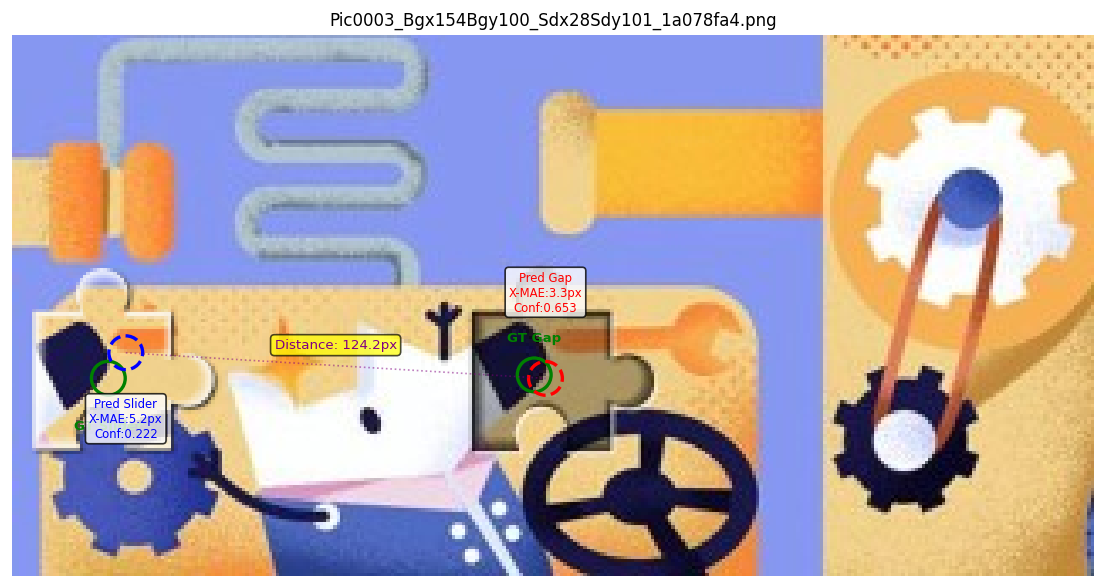
#> input picture results/1.0.2/real_captchas/visualizations/sample_0002.png, 1105 x 588 px
$ python -i edge_feature_extractor.py   (imports and definitions only)   (older library calls are emulated)
#> lines starting #> are read from the running program, lines starting #| are printed output that depends on the picture; after the words box and inside, x2 and y2 are one past the last pixel; in counts of white or black regions, pixels touching at a corner belong together
#> further down, picture is the input picture: shape (588, 1105, 3); mean B, G, R 170.5, 171.7, 185.7
# -*- coding: utf-8 -*-
"""
边缘特征提取器 - 用于提取验证码的边缘和形状特征
解决Domain Gap问题的关键组件
"""
import cv2
import numpy as np
from typing import Dict, List, Tuple, Optional
from pathlib import Path
import matplotlib.pyplot as plt
from tqdm import tqdm


class EdgeFeatureExtractor:
    """边缘特征提取器"""

    def __init__(self, puzzle_size: int = 40):
        """
        初始化边缘特征提取器

        Args:
            puzzle_size: 拼图块的大小（像素）
        """
        self.puzzle_size = puzzle_size
        self.templates = None
        self._generate_puzzle_templates()

    def _generate_puzzle_templates(self):
        """生成拼图形状模板"""
        self.templates = []
        size = self.puzzle_size

        # 生成几种常见的拼图形状
        templates_specs = [
            # 标准拼图块（凸起在右侧）
            {'name': 'standard_right', 'type': 'convex_right'},
            # 标准拼图块（凸起在左侧）
            {'name': 'standard_left', 'type': 'convex_left'},
            # 圆形缺口
            {'name': 'circle', 'type': 'circle'},
            # 方形缺口
            {'name': 'square', 'type': 'square'},
        ]

        for spec in templates_specs:
            template = self._create_puzzle_template(size, spec['type'])
            self.templates.append({
                'name': spec['name'],
                'template': template,
                'edges': cv2.Canny(template, 50, 150)
            })
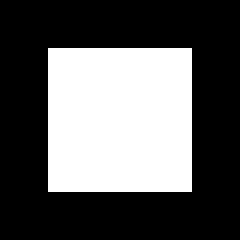
#> template: shape (40, 40) (shown 6 times larger); 36% white; 1 white region, box (x1, y1, x2, y2) and area: (8, 8, 32, 32) 576

    def _create_puzzle_template(self, size: int, shape_type: str) -> np.ndarray:
        """
        创建单个拼图模板

        Args:
            size: 模板大小
            shape_type: 形状类型

        Returns:
            模板图像（二值图）
        """
        template = np.zeros((size, size), dtype=np.uint8)

        if shape_type == 'convex_right':
            # 创建右侧有凸起的拼图形状
            template[:, :size//2] = 255
            cv2.circle(template, (size//2, size//2), size//4, 255, -1)

        elif shape_type == 'convex_left':
            # 创建左侧有凸起的拼图形状
            template[:, size//2:] = 255
            cv2.circle(template, (size//2, size//2), size//4, 255, -1)

        elif shape_type == 'circle':
            # 圆形
            cv2.circle(template, (size//2, size//2), size//3, 255, -1)

        elif shape_type == 'square':
            # 方形
            margin = size // 5
            template[margin:-margin, margin:-margin] = 255

        return template

    def load_puzzle_templates(self) -> List[Dict]:
        """
        加载拼图模板

        Returns:
            模板列表
        """
        if self.templates is None:
            self._generate_puzzle_templates()
        return self.templates

    def match_templates(self, edge_image: np.ndarray, templates: List[Dict]) -> np.ndarray:
        """
        在边缘图像中匹配拼图模板

        Args:
            edge_image: 边缘检测后的图像
            templates: 模板列表

        Returns:
            模板匹配响应图
        """
        h, w = edge_image.shape
        response_map = np.zeros((h, w), dtype=np.float32)

        for template_info in templates:
            template = template_info['edges']

            # 使用模板匹配
            result = cv2.matchTemplate(edge_image, template, cv2.TM_CCOEFF_NORMED)

            # 将结果填充到原始大小
            th, tw = template.shape
            padded_result = np.zeros((h, w), dtype=np.float32)
            padded_result[:result.shape[0], :result.shape[1]] = np.abs(result)

            # 取最大响应
            response_map = np.maximum(response_map, padded_result)

        return response_map

    def extract_features(self, image: np.ndarray) -> Dict[str, np.ndarray]:
        """
        提取图像的边缘特征

        Args:
            image: 输入图像（BGR或RGB格式）

        Returns:
            特征字典，包含：
            - edges: Canny边缘
            - gradient: Sobel梯度幅值
            - morph: 形态学梯度
            - template: 模板匹配响应
        """
        # 转换为灰度图
        if len(image.shape) == 3:
            gray = cv2.cvtColor(image, cv2.COLOR_BGR2GRAY)
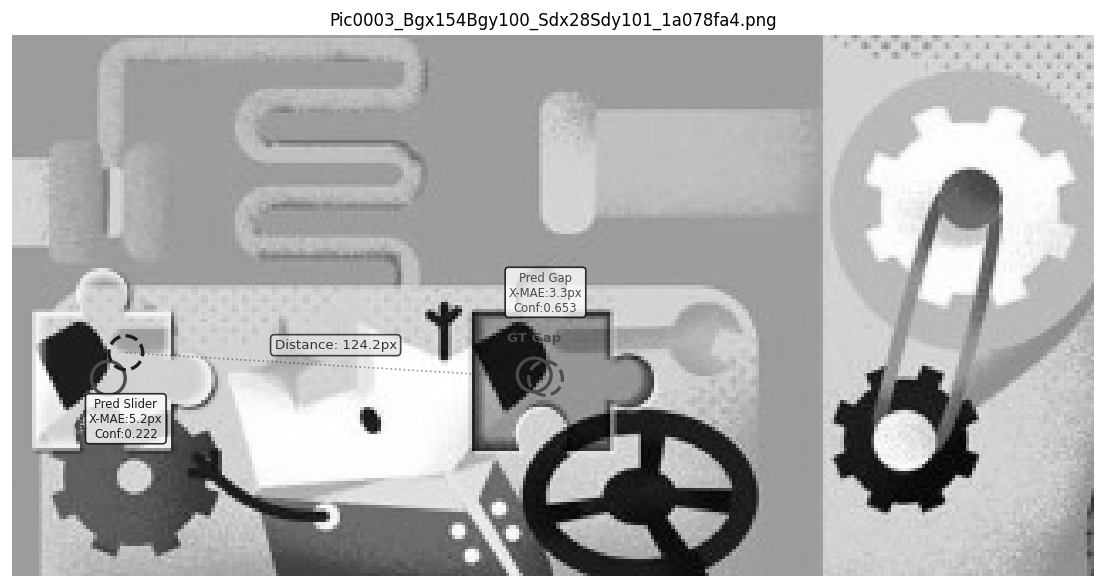
#> gray: shape (588, 1105); min 0, max 255, mean 175.7
        else:
            gray = image.copy()

        # 1. Canny边缘检测
        edges_canny = cv2.Canny(gray, 50, 150)
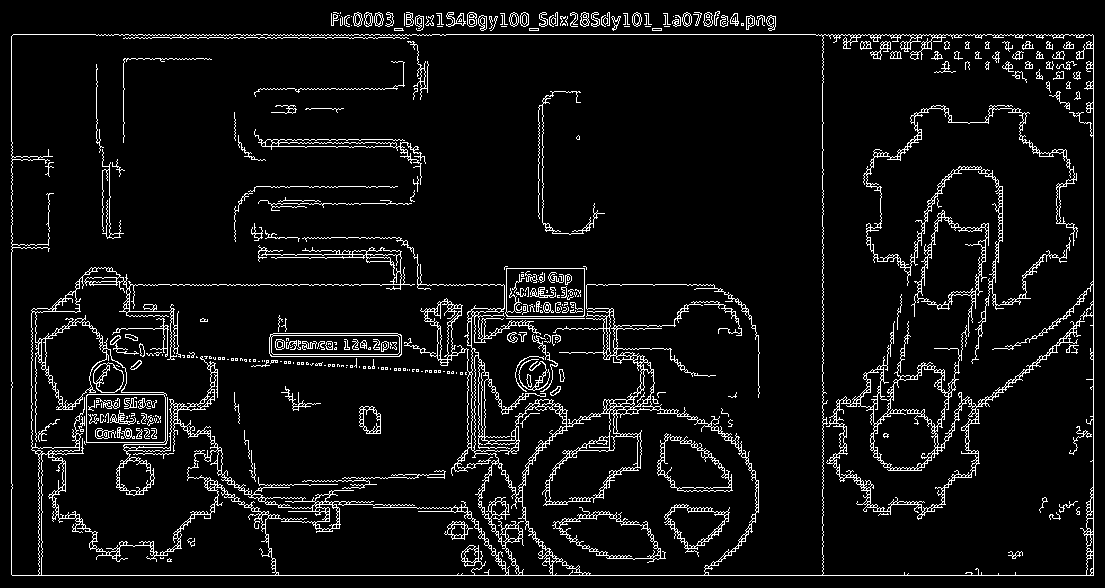
#> edges_canny: shape (588, 1105); 6.5% white in thin lines or dots

        # 2. Sobel梯度
        sobel_x = cv2.Sobel(gray, cv2.CV_64F, 1, 0, ksize=3)
        sobel_y = cv2.Sobel(gray, cv2.CV_64F, 0, 1, ksize=3)
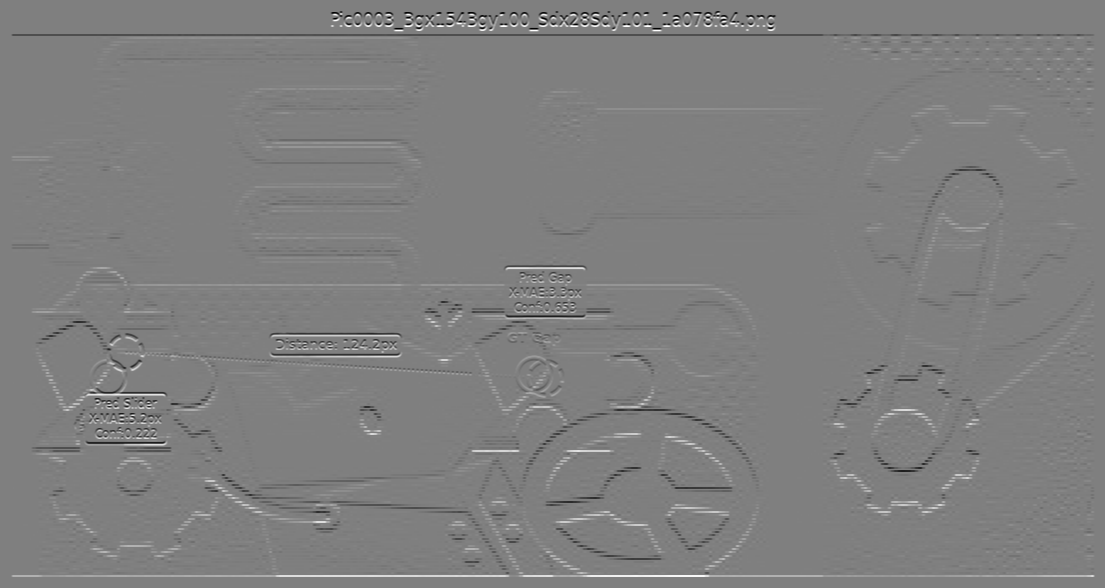
#> sobel_y: shape (588, 1105) float64; min -1020, max 1020, mean 0; drawn with min black and max white
        gradient_magnitude = np.sqrt(sobel_x**2 + sobel_y**2)
        gradient_magnitude = np.clip(gradient_magnitude, 0, 255).astype(np.uint8)
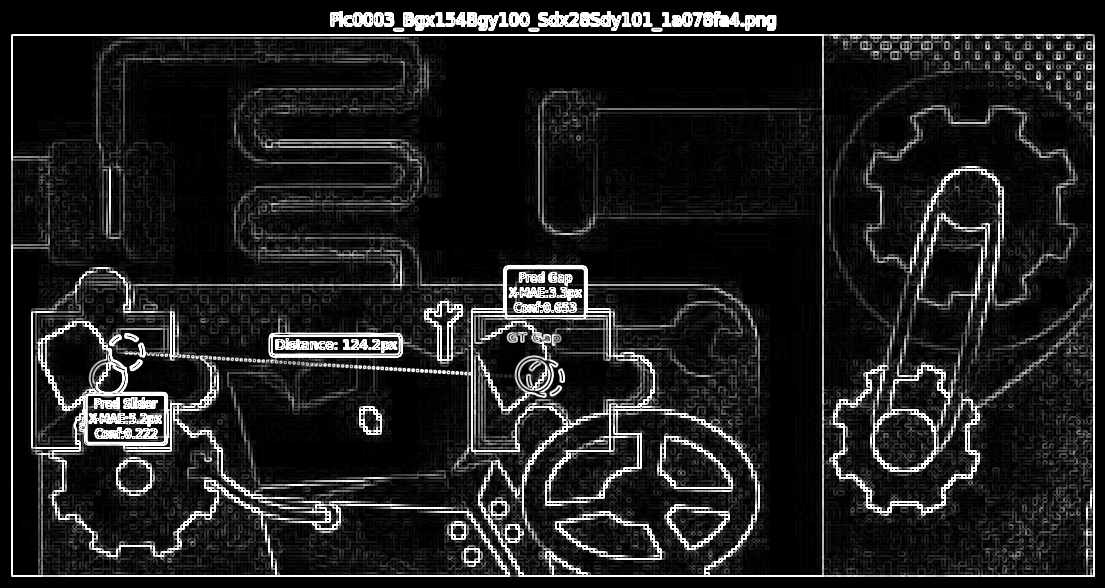
#> gradient_magnitude: shape (588, 1105); min 0, max 255, mean 31.6

        # 3. 形态学梯度
        kernel = cv2.getStructuringElement(cv2.MORPH_ELLIPSE, (3, 3))
#> kernel = [[0, 1, 0], [1, 1, 1], [0, 1, 0]]
        morph_gradient = cv2.morphologyEx(gray, cv2.MORPH_GRADIENT, kernel)

        # 4. 拼图形状模板匹配
        puzzle_templates = self.load_puzzle_templates()
        template_response = self.match_templates(edges_canny, puzzle_templates)
#> the loop in match_templates, `for template_info in templates:` made 4 passes
#> pass 1, in match_templates, `result = cv2.matchTemplate(edge_image, template, cv2.TM_CCOEFF_NORMED)`:
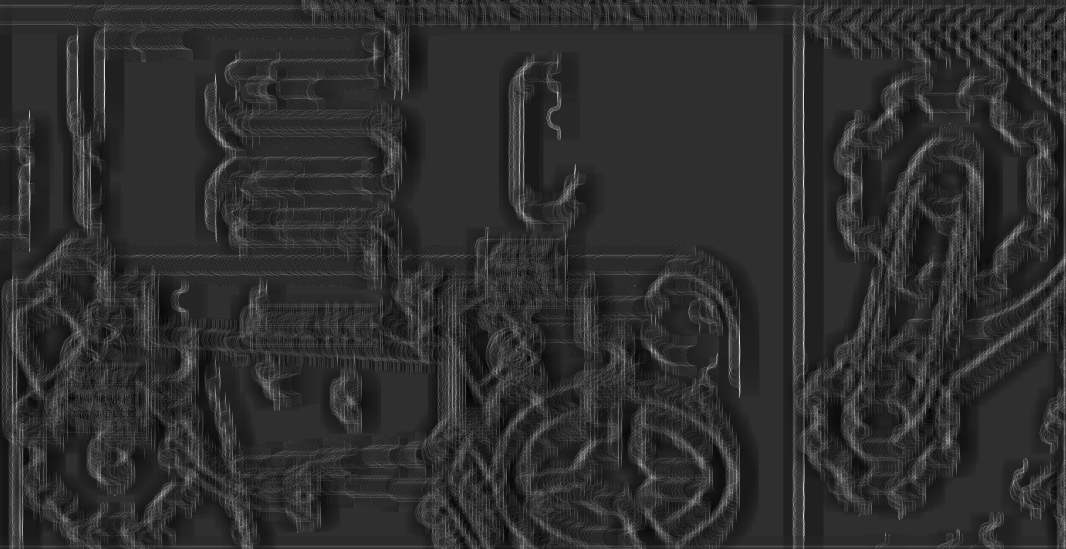
#> result: shape (549, 1066) float32; min -0.0961, max 0.422, mean -0.000942; drawn with min black and max white
#> after the loop in match_templates, `for template_info in templates:`:
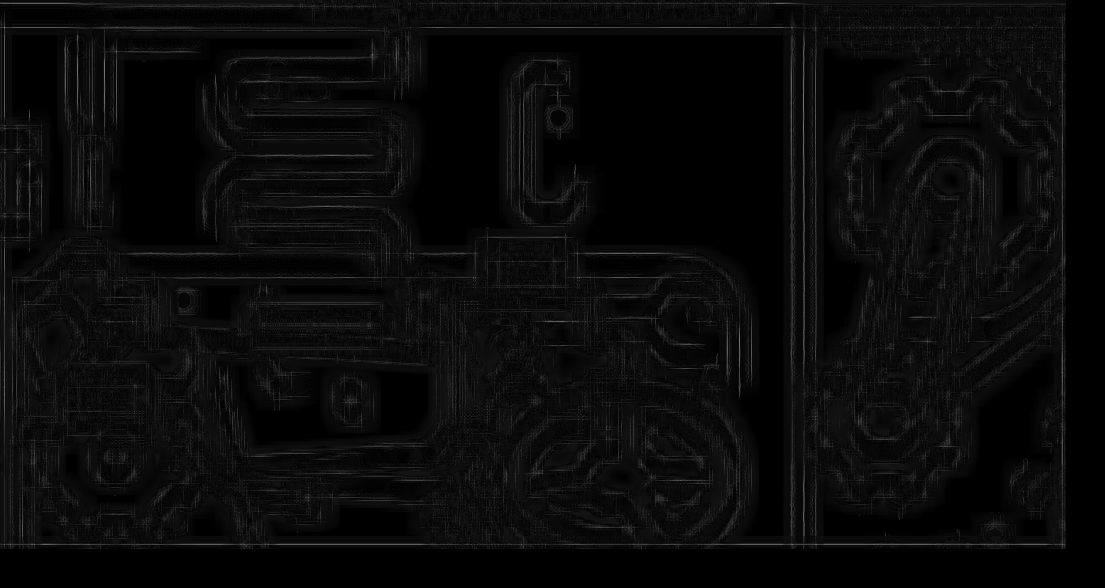
#> response_map: shape (588, 1105) float32; min 0, max 0.571, mean 0.0404
        template_response = (template_response * 255).astype(np.uint8)

        return {
            'edges': edges_canny,
            'gradient': gradient_magnitude,
            'morph': morph_gradient,
            'template': template_response
        }

    # [280 lines left out: functions visualize_features, batch_process, generate_feature_statistics, not called in this run]


# [2 lines not run here, left out]

>>> import cv2
>>> picture = cv2.imread('../../results/1.0.2/real_captchas/visualizations/sample_0002.png')
>>> result = EdgeFeatureExtractor().extract_features(picture)
#> result = 4 items
